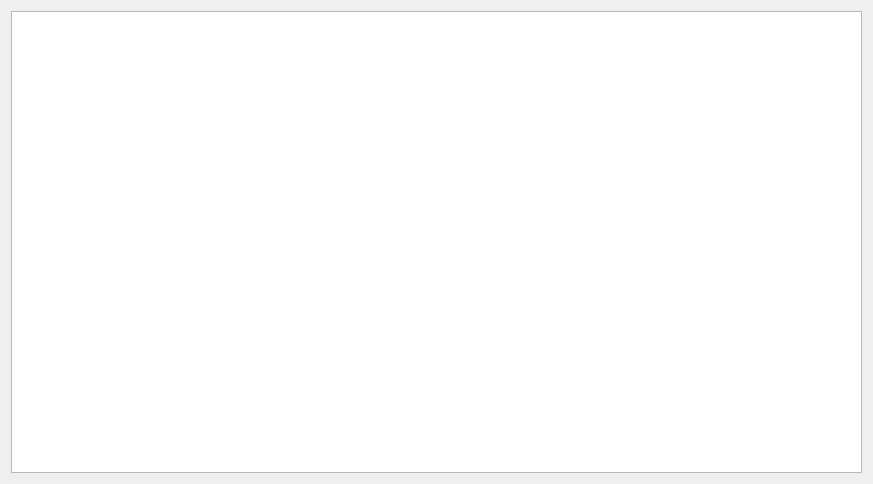
<?xml version="1.0" encoding="UTF-8"?>
<ui version="4.0">
 <class>MatchLogTabWidget</class>
 <widget class="QWidget" name="MatchLogTabWidget">
  <property name="geometry">
   <rect>
    <x>0</x>
    <y>0</y>
    <width>873</width>
    <height>484</height>
   </rect>
  </property>
  <property name="windowTitle">
   <string>Form</string>
  </property>
  <layout class="QVBoxLayout" name="verticalLayout_2">
   <item>
    <layout class="QVBoxLayout" name="verticalLayout">
     <item>
      <widget class="MatchLogTable" name="tableWidget"/>
     </item>
    </layout>
   </item>
  </layout>
 </widget>
 <customwidgets>
  <customwidget>
   <class>MatchLogTable</class>
   <extends>QTableWidget</extends>
   <header>ui/MatchLogTable.h</header>
  </customwidget>
 </customwidgets>
 <resources/>
 <connections/>
</ui>
